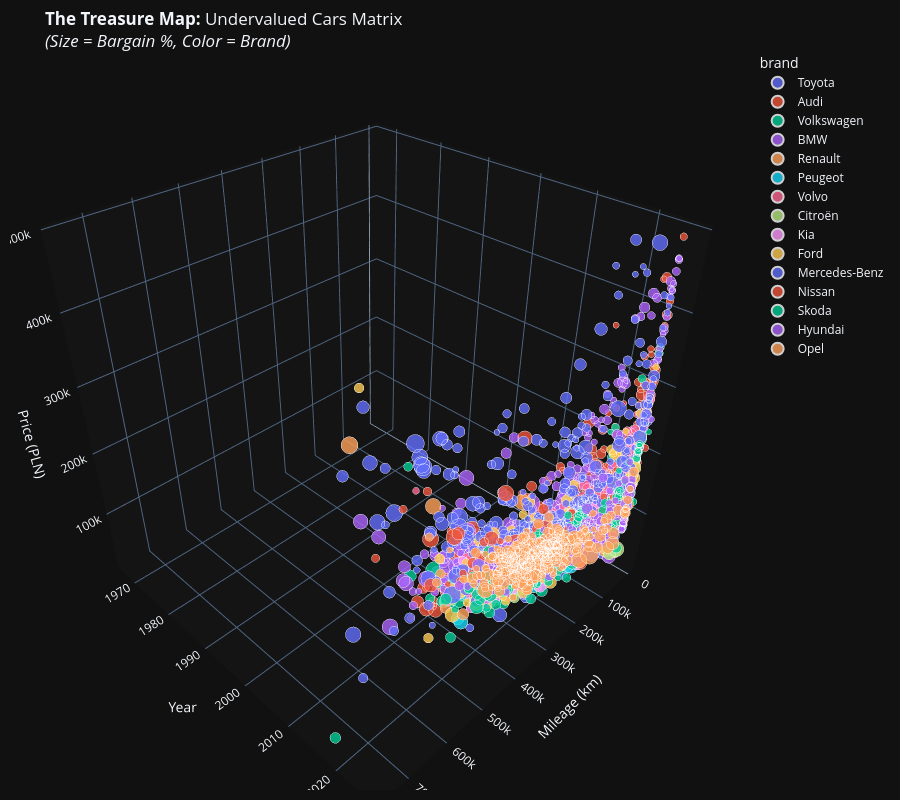

The code cell stored with this chart in its notebook:
### Markdown cell above
7: This module visualizes the "Alpha" (profit potential) found by the model.
It generates a 3D Interactive "Treasure Map" of cars that are significantly undervalued.

Key Logic:
1. Fair Price Calculation: What *should* this car cost according to the AI?
2. Wreck Filtering: We exclude cars with >50% discount because they are likely damaged/salvage titles.
3. Market Focus: We focus on liquid assets (15k - 500k PLN).

### Code cell
import plotly.express as px
import pandas as pd
import numpy as np
import sys

# ==========================================
# 1. DEPENDENCY CHECK
# ==========================================
if 'X_holdout' not in locals():
    sys.exit("⛔ Data not found! Please run Cell 3 first.")

print("🌟 Generating Treasure Map (Filtering for Positive Deals only)...")

# ==========================================
# 2. DATA PREPARATION
# ==========================================
# Create a dedicated dataframe for analysis (don't touch original data)
deals_df = X_holdout.copy()
deals_df['Actual_Price'] = y_holdout

# Intelligent Model Selection: Use Ensemble if available, otherwise AutoGluon, otherwise XGBoost
if 'final_ensemble_preds' in locals():
    print("   🔹 Using Ensemble Predictions")
    deals_df['Fair_Price'] = final_ensemble_preds
elif 'ag_predictor' in locals():
    print("   🔹 Using AutoGluon Predictions")
    deals_df['Fair_Price'] = ag_predictor.predict(X_holdout)
elif 'xgb_model' in locals():
    print("   🔹 Using XGBoost Predictions")
    deals_df['Fair_Price'] = xgb_model.predict(X_holdout)
else:
    sys.exit("⛔ No trained model found.")

# ==========================================
# 3. DEAL METRICS CALCULATION
# ==========================================
# "Deal Score": Positive value means the car is listed BELOW its fair value.
# Formula: Fair Price - Actual Price
deals_df['Deal_Score_PLN'] = deals_df['Fair_Price'] - deals_df['Actual_Price']

# "Bargain Percentage": Relative discount size.
# Formula: Deal Score / Fair Price
deals_df['Bargain_Pct'] = (deals_df['Deal_Score_PLN'] / deals_df['Fair_Price']) * 100

# ==========================================
# 4. THE "SMART FILTER" (Crucial Step)
# ==========================================
# We apply strict business logic to remove noise and errors.

plot_data = deals_df[
    (deals_df['Deal_Score_PLN'] > 0) &           # Rule 1: Must be cheaper than predicted
    (deals_df['Bargain_Pct'] > 5) &              # Rule 2: Minimum 5% discount to be interesting
    (deals_df['Bargain_Pct'] < 50) &             # Rule 3: The "Wreck Filter". Discounts >50% are usually damaged cars.
    (deals_df['Actual_Price'] > 15000) &         # Rule 4: Exclude "beaters" (<15k PLN)
    (deals_df['Actual_Price'] < 500000)          # Rule 5: Exclude supercars (outliers)
].copy()

# Visual Optimization: Keep only Top 15 brands to prevent color chaos in the chart
top_brands = plot_data['brand'].value_counts().nlargest(15).index
plot_data = plot_data[plot_data['brand'].isin(top_brands)]

# Browser Optimization: Limit points to 4000 to prevent browser lag
if len(plot_data) > 4000:
    print(f"   ⚡ Sampling 4,000 deals (out of {len(plot_data)}) for smooth visualization...")
    plot_data = plot_data.sample(4000, random_state=42)

print(f"   🔍 Found {len(plot_data)} potential 'Buy' candidates.")

# ==========================================
# 5. 3D INTERACTIVE VISUALIZATION
# ==========================================
# X = Usage (Mileage), Y = Age (Year), Z = Cost (Price)
# Size = The Opportunity (Bigger Dot = Better Deal)

fig = px.scatter_3d(
    plot_data,
    x='mileage',
    y='year',
    z='Actual_Price',
    color='brand',              # Color groups by Brand
    size='Bargain_Pct',         # Size indicates Discount Magnitude
    hover_name='brand',
    hover_data={
        'brand': False,
        'model': True,
        'Actual_Price': ':,.0f',
        'Fair_Price': ':,.0f',
        'Deal_Score_PLN': ':,.0f',
        'Bargain_Pct': ':.1f',  # Format: 12.5%
        'mileage': ':,.0f',
        'year': True
    },
    title='<b>The Treasure Map:</b> Undervalued Cars Matrix<br><i>(Size = Bargain %, Color = Brand)</i>',
    opacity=0.8,
    height=800,
    size_max=30,                # Max pixel size for the best deals
    template='plotly_dark'      # Dark mode for professional look
)

# Refine 3D Scene Layout
fig.update_layout(
    scene=dict(
        xaxis_title='Mileage (km)',
        yaxis_title='Year',
        zaxis_title='Price (PLN)',
        # Subtle dark grey background for 3D box
        xaxis=dict(backgroundcolor="rgb(20, 20, 20)"),
        yaxis=dict(backgroundcolor="rgb(20, 20, 20)"),
        zaxis=dict(backgroundcolor="rgb(20, 20, 20)"),
    ),
    margin=dict(r=10, l=10, b=10, t=50)
)

fig.show()

# ==========================================
# 6. TOP 10 "REAL WORLD" DEALS
# ==========================================
print("\n🏆 TOP 10 HIGH-CONFIDENCE DEALS:")
print("   (Filtered for Year > 2015 to focus on modern, liquid inventory)")

# Logic: Sort by Bargain % but filter for newer cars to ensure liquidity
top_list = plot_data[plot_data['year'] > 2015].sort_values(by='Bargain_Pct', ascending=False).head(10)

# Clean Table Display
display_cols = ['brand', 'model', 'year', 'mileage', 'Actual_Price', 'Fair_Price', 'Deal_Score_PLN', 'Bargain_Pct']

display(top_list[display_cols].style
        .background_gradient(subset=['Bargain_Pct'], cmap='Greens') # Green highlight for best deals
        .format({
            'Actual_Price': '{:,.0f}',
            'Fair_Price': '{:,.0f}',
            'Deal_Score_PLN': '{:+,.0f}', # Adds + sign for positive values
            'Bargain_Pct': '{:.1f}%',
            'mileage': '{:,.0f}'
        }))

### Figure 1 — Plotly figure (JSON) as saved in the notebook; plotly's stock layout.template omitted (floating-point values rounded to 4 significant figures; data arrays with more than 128 entries replaced by an {"elided": "..."} marker saying what was removed)
{"data": [{"customdata": {"elided": "301x5 mixed values"}, "hovertemplate": "<b>%{hovertext}</b><br><br>mileage=%{x:,.0f}<br>year=%{y}<br>Actual_Price=%{z:,.0f}<br>Bargain_Pct=%{customdata[4]:.1f}<br>model=%{customdata[1]}<br>Fair_Price=%{customdata[2]:,.0f}<br>Deal_Score_PLN=%{customdata[3]:,.0f}<extra></extra>", "hovertext": {"elided": "301 str values"}, "legendgroup": "Toyota", "marker": {"color": "#636efa", "opacity": 0.8, "size": {"elided": "301 float values"}, "sizemode": "area", "sizeref": 0.05552, "symbol": "circle"}, "mode": "markers", "name": "Toyota", "scene": "scene", "showlegend": true, "type": "scatter3d", "x": {"elided": "301 float values"}, "y": {"elided": "301 int values"}, "z": {"elided": "301 float values"}}, {"customdata": {"elided": "417x5 mixed values"}, "hovertemplate": "<b>%{hovertext}</b><br><br>mileage=%{x:,.0f}<br>year=%{y}<br>Actual_Price=%{z:,.0f}<br>Bargain_Pct=%{customdata[4]:.1f}<br>model=%{customdata[1]}<br>Fair_Price=%{customdata[2]:,.0f}<br>Deal_Score_PLN=%{customdata[3]:,.0f}<extra></extra>", "hovertext": {"elided": "417 str values"}, "legendgroup": "Audi", "marker": {"color": "#EF553B", "opacity": 0.8, "size": {"elided": "417 float values"}, "sizemode": "area", "sizeref": 0.05552, "symbol": "circle"}, "mode": "markers", "name": "Audi", "scene": "scene", "showlegend": true, "type": "scatter3d", "x": {"elided": "417 float values"}, "y": {"elided": "417 int values"}, "z": {"elided": "417 float values"}}, {"customdata": {"elided": "400x5 mixed values"}, "hovertemplate": "<b>%{hovertext}</b><br><br>mileage=%{x:,.0f}<br>year=%{y}<br>Actual_Price=%{z:,.0f}<br>Bargain_Pct=%{customdata[4]:.1f}<br>model=%{customdata[1]}<br>Fair_Price=%{customdata[2]:,.0f}<br>Deal_Score_PLN=%{customdata[3]:,.0f}<extra></extra>", "hovertext": {"elided": "400 str values"}, "legendgroup": "Volkswagen", "marker": {"color": "#00cc96", "opacity": 0.8, "size": {"elided": "400 float values"}, "sizemode": "area", "sizeref": 0.05552, "symbol": "circle"}, "mode": "markers", "name": "Volkswagen", "scene": "scene", "showlegend": true, "type": "scatter3d", "x": {"elided": "400 float values"}, "y": {"elided": "400 int values"}, "z": {"elided": "400 float values"}}, {"customdata": {"elided": "463x5 mixed values"}, "hovertemplate": "<b>%{hovertext}</b><br><br>mileage=%{x:,.0f}<br>year=%{y}<br>Actual_Price=%{z:,.0f}<br>Bargain_Pct=%{customdata[4]:.1f}<br>model=%{customdata[1]}<br>Fair_Price=%{customdata[2]:,.0f}<br>Deal_Score_PLN=%{customdata[3]:,.0f}<extra></extra>", "hovertext": {"elided": "463 str values"}, "legendgroup": "BMW", "marker": {"color": "#ab63fa", "opacity": 0.8, "size": {"elided": "463 float values"}, "sizemode": "area", "sizeref": 0.05552, "symbol": "circle"}, "mode": "markers", "name": "BMW", "scene": "scene", "showlegend": true, "type": "scatter3d", "x": {"elided": "463 float values"}, "y": {"elided": "463 int values"}, "z": {"elided": "463 float values"}}, {"customdata": {"elided": "187x5 mixed values"}, "hovertemplate": "<b>%{hovertext}</b><br><br>mileage=%{x:,.0f}<br>year=%{y}<br>Actual_Price=%{z:,.0f}<br>Bargain_Pct=%{customdata[4]:.1f}<br>model=%{customdata[1]}<br>Fair_Price=%{customdata[2]:,.0f}<br>Deal_Score_PLN=%{customdata[3]:,.0f}<extra></extra>", "hovertext": {"elided": "187 str values"}, "legendgroup": "Renault", "marker": {"color": "#FFA15A", "opacity": 0.8, "size": {"elided": "187 float values"}, "sizemode": "area", "sizeref": 0.05552, "symbol": "circle"}, "mode": "markers", "name": "Renault", "scene": "scene", "showlegend": true, "type": "scatter3d", "x": {"elided": "187 float values"}, "y": {"elided": "187 int values"}, "z": {"elided": "187 float values"}}, {"customdata": {"elided": "183x5 mixed values"}, "hovertemplate": "<b>%{hovertext}</b><br><br>mileage=%{x:,.0f}<br>year=%{y}<br>Actual_Price=%{z:,.0f}<br>Bargain_Pct=%{customdata[4]:.1f}<br>model=%{customdata[1]}<br>Fair_Price=%{customdata[2]:,.0f}<br>Deal_Score_PLN=%{customdata[3]:,.0f}<extra></extra>", "hovertext": {"elided": "183 str values"}, "legendgroup": "Peugeot", "marker": {"color": "#19d3f3", "opacity": 0.8, "size": {"elided": "183 float values"}, "sizemode": "area", "sizeref": 0.05552, "symbol": "circle"}, "mode": "markers", "name": "Peugeot", "scene": "scene", "showlegend": true, "type": "scatter3d", "x": {"elided": "183 float values"}, "y": {"elided": "183 int values"}, "z": {"elided": "183 float values"}}, {"customdata": {"elided": "193x5 mixed values"}, "hovertemplate": "<b>%{hovertext}</b><br><br>mileage=%{x:,.0f}<br>year=%{y}<br>Actual_Price=%{z:,.0f}<br>Bargain_Pct=%{customdata[4]:.1f}<br>model=%{customdata[1]}<br>Fair_Price=%{customdata[2]:,.0f}<br>Deal_Score_PLN=%{customdata[3]:,.0f}<extra></extra>", "hovertext": {"elided": "193 str values"}, "legendgroup": "Volvo", "marker": {"color": "#FF6692", "opacity": 0.8, "size": {"elided": "193 float values"}, "sizemode": "area", "sizeref": 0.05552, "symbol": "circle"}, "mode": "markers", "name": "Volvo", "scene": "scene", "showlegend": true, "type": "scatter3d", "x": {"elided": "193 float values"}, "y": {"elided": "193 int values"}, "z": {"elided": "193 float values"}}, {"customdata": {"elided": "110x5 mixed values"}, "hovertemplate": "<b>%{hovertext}</b><br><br>mileage=%{x:,.0f}<br>year=%{y}<br>Actual_Price=%{z:,.0f}<br>Bargain_Pct=%{customdata[4]:.1f}<br>model=%{customdata[1]}<br>Fair_Price=%{customdata[2]:,.0f}<br>Deal_Score_PLN=%{customdata[3]:,.0f}<extra></extra>", "hovertext": ["Citroën", "Citroën", "Citroën", "Citroën", "Citroën", "Citroën", "Citroën", "Citroën", "Citroën", "Citroën", "Citroën", "Citroën", "Citroën", "Citroën", "Citroën", "Citroën", "Citroën", "Citroën", "Citroën", "Citroën", "Citroën", "Citroën", "Citroën", "Citroën", "Citroën", "Citroën", "Citroën", "Citroën", "Citroën", "Citroën", "Citroën", "Citroën", "Citroën", "Citroën", "Citroën", "Citroën", "Citroën", "Citroën", "Citroën", "Citroën", "Citroën", "Citroën", "Citroën", "Citroën", "Citroën", "Citroën", "Citroën", "Citroën", "Citroën", "Citroën", "Citroën", "Citroën", "Citroën", "Citroën", "Citroën", "Citroën", "Citroën", "Citroën", "Citroën", "Citroën", "Citroën", "Citroën", "Citroën", "Citroën", "Citroën", "Citroën", "Citroën", "Citroën", "Citroën", "Citroën", "Citroën", "Citroën", "Citroën", "Citroën", "Citroën", "Citroën", "Citroën", "Citroën", "Citroën", "Citroën", "Citroën", "Citroën", "Citroën", "Citroën", "Citroën", "Citroën", "Citroën", "Citroën", "Citroën", "Citroën", "Citroën", "Citroën", "Citroën", "Citroën", "Citroën", "Citroën", "Citroën", "Citroën", "Citroën", "Citroën", "Citroën", "Citroën", "Citroën", "Citroën", "Citroën", "Citroën", "Citroën", "Citroën", "Citroën", "Citroën"], "legendgroup": "Citroën", "marker": {"color": "#B6E880", "opacity": 0.8, "size": [11.05, 11.76, 21.82, 8.549, 10.43, 22.77, 13.94, 9.24, 8.935, 6.296, 5.413, 9.982, 6.806, 21.78, 8.499, 35.45, 5.982, 5.367, 8.953, 14.76, 13.48, 31.44, 8.249, 23.43, 6.918, 5.806, 5.539, 13.89, 9.022, 13.27, 5.68, 18.45, 23.67, 7.36, 8.918, 6.844, 9.274, 18.82, 6.374, 6.574, 10.41, 18.95, 20.85, 8.114, 27.85, 8.474, 9.664, 12.56, 10.66, 16.03, 9.556, 33.16, 9.893, 13.53, 10.79, 6.207, 7.584, 14.48, 8.591, 12.21, 18.17, 9.67, 20.08, 45.53, 16.95, 11.93, 10.36, 21.22, 21.44, 21.13, 7.472, 12.35, 13.96, 6.395, 7.272, 15.4, 17.38, 18.02, 6.453, 8.322, 10.59, 8.454, 26.53, 13.34, 15.0, 18.87, 5.468, 6.448, 9.902, 7.833, 15.32, 6.405, 7.799, 7.358, 13.34, 6.943, 5.456, 15.52, 8.59, 23.58, 8.187, 9.568, 10.42, 16.47, 6.733, 14.81, 14.95, 9.398, 11.07, 16.74], "sizemode": "area", "sizeref": 0.05552, "symbol": "circle"}, "mode": "markers", "name": "Citroën", "scene": "scene", "showlegend": true, "type": "scatter3d", "x": [162000.0, 500.0, 266100.0, 91640.0, 182000.0, 80000.0, 261000.0, 168000.0, 111000.0, 226100.0, 354000.0, 92480.0, 185000.0, 234000.0, 37340.0, 6505.0, 30640.0, 230000.0, 72200.0, 94770.0, 69000.0, 230500.0, 181600.0, 1.0, 102000.0, 184600.0, 27990.0, 97620.0, 151300.0, 104600.0, 193000.0, 130000.0, 120000.0, 109700.0, 13800.0, 35670.0, 79270.0, 9000.0, 181000.0, 102300.0, 162600.0, 41000.0, 20000.0, 110000.0, 49000.0, 87000.0, 26100.0, 42630.0, 224000.0, 12000.0, 2.0, 61210.0, 190000.0, 224000.0, 103700.0, 62300.0, 140000.0, 261500.0, 286300.0, 40830.0, 87900.0, 120000.0, 150000.0, 200000.0, 25000.0, 65000.0, 114500.0, 151000.0, 125100.0, 29300.0, 33200.0, 220000.0, 75000.0, 90500.0, 116700.0, 283000.0, 120000.0, 20850.0, 258200.0, 161000.0, 159000.0, 122000.0, 44100.0, 205100.0, 155100.0, 174000.0, 158000.0, 26270.0, 181500.0, 224000.0, 266000.0, 254000.0, 160000.0, 2.0, 173000.0, 132600.0, 3.0, 72720.0, 220000.0, 8177.0, 93460.0, 5.0, 20000.0, 161000.0, 138500.0, 106100.0, 214000.0, 253200.0, 153000.0, 198000.0], "y": [2013, 2023, 2013, 2018, 2018, 2014, 2011, 2016, 2015, 2013, 2012, 2013, 2020, 2014, 2023, 2025, 2024, 2014, 2022, 2019, 2020, 2017, 2014, 2025, 2022, 2014, 2019, 2016, 2017, 2020, 2015, 2018, 2018, 2020, 2024, 2022, 2018, 2023, 2018, 2018, 2012, 2013, 2024, 2018, 2020, 2014, 2023, 2023, 2016, 2021, 2025, 2018, 2013, 2016, 2020, 2020, 2013, 2021, 2013, 2019, 2011, 2018, 2017, 2013, 2021, 2019, 2017, 2015, 2016, 2022, 2022, 2012, 2014, 2021, 2018, 2020, 2018, 2020, 2015, 2017, 2012, 2015, 2018, 2017, 2018, 2012, 2012, 2023, 2016, 2018, 2015, 2015, 2020, 2025, 2016, 2018, 2025, 2019, 2021, 2024, 2016, 2025, 2022, 2017, 2021, 2015, 2015, 2013, 2018, 2019], "z": [18400.0, 48900.0, 28500.0, 30900.0, 69900.0, 20000.0, 15500.0, 34950.0, 25800.0, 29800.0, 16000.0, 24900.0, 55350.0, 18900.0, 67900.0, 35000.0, 65900.0, 24900.0, 79900.0, 39900.0, 35900.0, 21900.0, 24000.0, 149300.0, 75800.0, 31500.0, 59900.0, 22900.0, 35900.0, 30900.0, 18900.0, 28900.0, 24900.0, 69900.0, 113000.0, 76900.0, 39000.0, 74900.0, 51900.0, 17900.0, 17500.0, 18000.0, 49900.0, 39900.0, 29500.0, 18500.0, 63800.0, 69900.0, 36670.0, 58000.0, 77000.0, 25900.0, 18900.0, 29900.0, 27700.0, 67900.0, 19900.0, 52900.0, 18900.0, 44900.0, 18400.0, 17900.0, 19900.0, 22000.0, 43000.0, 27900.0, 25900.0, 24800.0, 22900.0, 35900.0, 64900.0, 16900.0, 25900.0, 73700.0, 94000.0, 39900.0, 36900.0, 28900.0, 28900.0, 29900.0, 17800.0, 39900.0, 27900.0, 37900.0, 24900.0, 16500.0, 15900.0, 79000.0, 52000.0, 32000.0, 24900.0, 27900.0, 37900.0, 93500.0, 34400.0, 33900.0, 125000.0, 26500.0, 34900.0, 21900.0, 27490.0, 100500.0, 59900.0, 39900.0, 60000.0, 18000.0, 25900.0, 28500.0, 20900.0, 35900.0]}, {"customdata": {"elided": "182x5 mixed values"}, "hovertemplate": "<b>%{hovertext}</b><br><br>mileage=%{x:,.0f}<br>year=%{y}<br>Actual_Price=%{z:,.0f}<br>Bargain_Pct=%{customdata[4]:.1f}<br>model=%{customdata[1]}<br>Fair_Price=%{customdata[2]:,.0f}<br>Deal_Score_PLN=%{customdata[3]:,.0f}<extra></extra>", "hovertext": {"elided": "182 str values"}, "legendgroup": "Kia", "marker": {"color": "#FF97FF", "opacity": 0.8, "size": {"elided": "182 float values"}, "sizemode": "area", "sizeref": 0.05552, "symbol": "circle"}, "mode": "markers", "name": "Kia", "scene": "scene", "showlegend": true, "type": "scatter3d", "x": {"elided": "182 float values"}, "y": {"elided": "182 int values"}, "z": {"elided": "182 float values"}}, {"customdata": {"elided": "376x5 mixed values"}, "hovertemplate": "<b>%{hovertext}</b><br><br>mileage=%{x:,.0f}<br>year=%{y}<br>Actual_Price=%{z:,.0f}<br>Bargain_Pct=%{customdata[4]:.1f}<br>model=%{customdata[1]}<br>Fair_Price=%{customdata[2]:,.0f}<br>Deal_Score_PLN=%{customdata[3]:,.0f}<extra></extra>", "hovertext": {"elided": "376 str values"}, "legendgroup": "Ford", "marker": {"color": "#FECB52", "opacity": 0.8, "size": {"elided": "376 float values"}, "sizemode": "area", "sizeref": 0.05552, "symbol": "circle"}, "mode": "markers", "name": "Ford", "scene": "scene", "showlegend": true, "type": "scatter3d", "x": {"elided": "376 float values"}, "y": {"elided": "376 int values"}, "z": {"elided": "376 float values"}}, {"customdata": {"elided": "376x5 mixed values"}, "hovertemplate": "<b>%{hovertext}</b><br><br>mileage=%{x:,.0f}<br>year=%{y}<br>Actual_Price=%{z:,.0f}<br>Bargain_Pct=%{customdata[4]:.1f}<br>model=%{customdata[1]}<br>Fair_Price=%{customdata[2]:,.0f}<br>Deal_Score_PLN=%{customdata[3]:,.0f}<extra></extra>", "hovertext": {"elided": "376 str values"}, "legendgroup": "Mercedes-Benz", "marker": {"color": "#636efa", "opacity": 0.8, "size": {"elided": "376 float values"}, "sizemode": "area", "sizeref": 0.05552, "symbol": "circle"}, "mode": "markers", "name": "Mercedes-Benz", "scene": "scene", "showlegend": true, "type": "scatter3d", "x": {"elided": "376 float values"}, "y": {"elided": "376 int values"}, "z": {"elided": "376 float values"}}, {"customdata": {"elided": "122x5 mixed values"}, "hovertemplate": "<b>%{hovertext}</b><br><br>mileage=%{x:,.0f}<br>year=%{y}<br>Actual_Price=%{z:,.0f}<br>Bargain_Pct=%{customdata[4]:.1f}<br>model=%{customdata[1]}<br>Fair_Price=%{customdata[2]:,.0f}<br>Deal_Score_PLN=%{customdata[3]:,.0f}<extra></extra>", "hovertext": ["Nissan", "Nissan", "Nissan", "Nissan", "Nissan", "Nissan", "Nissan", "Nissan", "Nissan", "Nissan", "Nissan", "Nissan", "Nissan", "Nissan", "Nissan", "Nissan", "Nissan", "Nissan", "Nissan", "Nissan", "Nissan", "Nissan", "Nissan", "Nissan", "Nissan", "Nissan", "Nissan", "Nissan", "Nissan", "Nissan", "Nissan", "Nissan", "Nissan", "Nissan", "Nissan", "Nissan", "Nissan", "Nissan", "Nissan", "Nissan", "Nissan", "Nissan", "Nissan", "Nissan", "Nissan", "Nissan", "Nissan", "Nissan", "Nissan", "Nissan", "Nissan", "Nissan", "Nissan", "Nissan", "Nissan", "Nissan", "Nissan", "Nissan", "Nissan", "Nissan", "Nissan", "Nissan", "Nissan", "Nissan", "Nissan", "Nissan", "Nissan", "Nissan", "Nissan", "Nissan", "Nissan", "Nissan", "Nissan", "Nissan", "Nissan", "Nissan", "Nissan", "Nissan", "Nissan", "Nissan", "Nissan", "Nissan", "Nissan", "Nissan", "Nissan", "Nissan", "Nissan", "Nissan", "Nissan", "Nissan", "Nissan", "Nissan", "Nissan", "Nissan", "Nissan", "Nissan", "Nissan", "Nissan", "Nissan", "Nissan", "Nissan", "Nissan", "Nissan", "Nissan", "Nissan", "Nissan", "Nissan", "Nissan", "Nissan", "Nissan", "Nissan", "Nissan", "Nissan", "Nissan", "Nissan", "Nissan", "Nissan", "Nissan", "Nissan", "Nissan", "Nissan", "Nissan"], "legendgroup": "Nissan", "marker": {"color": "#EF553B", "opacity": 0.8, "size": [18.01, 11.87, 32.41, 39.9, 7.212, 10.13, 6.211, 10.16, 12.07, 37.98, 18.54, 9.818, 30.63, 6.626, 10.28, 10.23, 8.605, 10.24, 7.24, 6.495, 8.582, 12.79, 5.953, 12.6, 6.322, 9.125, 6.905, 5.116, 16.04, 8.977, 6.172, 10.09, 7.326, 25.53, 6.545, 6.235, 21.1, 5.657, 11.55, 16.73, 32.11, 9.172, 6.891, 20.56, 8.543, 5.111, 8.541, 15.33, 12.57, 5.823, 7.424, 7.407, 18.27, 6.84, 11.46, 5.192, 12.45, 7.028, 11.03, 5.778, 7.3, 27.22, 6.502, 9.749, 9.24, 6.932, 10.22, 9.523, 11.37, 26.78, 6.656, 10.55, 28.67, 10.14, 21.98, 6.568, 10.64, 7.164, 33.94, 8.97, 6.9, 22.12, 6.687, 18.79, 21.57, 19.37, 5.135, 5.402, 11.96, 29.59, 6.36, 6.297, 14.3, 6.92, 8.931, 7.733, 5.762, 7.073, 5.51, 10.24, 12.39, 10.49, 16.69, 29.25, 17.36, 11.61, 10.09, 10.63, 29.01, 5.381, 8.147, 14.63, 17.86, 9.45, 8.808, 10.08, 5.137, 8.278, 22.5, 7.387, 5.368, 14.41], "sizemode": "area", "sizeref": 0.05552, "symbol": "circle"}, "mode": "markers", "name": "Nissan", "scene": "scene", "showlegend": true, "type": "scatter3d", "x": [168500.0, 123100.0, 9000.0, 233000.0, 156000.0, 234100.0, 18100.0, 86000.0, 3000.0, 35000.0, 146000.0, 215600.0, 178000.0, 18000.0, 123000.0, 190000.0, 187000.0, 10.0, 149000.0, 266000.0, 43000.0, 140000.0, 324500.0, 73460.0, 180000.0, 274900.0, 142000.0, 206500.0, 183000.0, 62830.0, 180000.0, 114900.0, 29000.0, 186000.0, 12600.0, 216000.0, 81500.0, 74000.0, 85000.0, 212000.0, 6300.0, 7556.0, 122500.0, 190000.0, 41000.0, 69000.0, 229000.0, 136000.0, 199000.0, 58000.0, 62370.0, 199000.0, 273200.0, 144000.0, 249000.0, 118900.0, 174000.0, 52000.0, 122000.0, 13180.0, 214000.0, 350000.0, 142000.0, 98000.0, 110000.0, 190000.0, 400000.0, 66000.0, 134000.0, 81000.0, 50820.0, 149000.0, 126000.0, 5.0, 55050.0, 227400.0, 107100.0, 88060.0, 75000.0, 13300.0, 263700.0, 76570.0, 10440.0, 260000.0, 80000.0, 217000.0, 150000.0, 44630.0, 106000.0, 215000.0, 233000.0, 46000.0, 163300.0, 179000.0, 299000.0, 1.0, 46000.0, 198000.0, 174000.0, 112000.0, 113000.0, 96560.0, 72000.0, 146500.0, 145000.0, 254000.0, 201000.0, 144000.0, 74930.0, 169000.0, 32000.0, 170000.0, 215000.0, 13520.0, 50000.0, 215000.0, 99000.0, 9822.0, 177000.0, 230000.0, 162000.0, 69050.0], "y": [2017, 2012, 2023, 2004, 2014, 1992, 2023, 2017, 2025, 2003, 2012, 2017, 2014, 2023, 2015, 2012, 2014, 2025, 2009, 2012, 2021, 2017, 2009, 2014, 2015, 2009, 2017, 2007, 2010, 2022, 2009, 2017, 2022, 2002, 2023, 2011, 2016, 2017, 2019, 2012, 2021, 2024, 2018, 2009, 2019, 2019, 2011, 2016, 2009, 2021, 2018, 2010, 2011, 2016, 2011, 2012, 2007, 2017, 2012, 2025, 2012, 2007, 2014, 2015, 2015, 2011, 1998, 2018, 2014, 2013, 2020, 2018, 2011, 2025, 2019, 2013, 2016, 2020, 2018, 2023, 2020, 2019, 2025, 2010, 2022, 2011, 2017, 2019, 2020, 2012, 2012, 2021, 2015, 2012, 2010, 2024, 2021, 2012, 2015, 2012, 2015, 2015, 2013, 2007, 2015, 2013, 2012, 2017, 2017, 2011, 2022, 2012, 2009, 2023, 2018, 2009, 2014, 2024, 2017, 2013, 2017, 2017], "z": [37500.0, 29900.0, 57900.0, 40000.0, 37500.0, 31000.0, 121900.0, 43900.0, 127900.0, 39800.0, 15900.0, 43900.0, 18000.0, 111800.0, 35780.0, 24900.0, 44900.0, 118900.0, 23800.0, 25000.0, 76000.0, 40000.0, 18900.0, 49900.0, 36000.0, 16900.0, 59800.0, 17800.0, 25000.0, 92850.0, 23900.0, 41900.0, 98600.0, 16900.0, 112900.0, 26900.0, 44900.0, 51900.0, 100000.0, 26900.0, 32700.0, 104900.0, 48900.0, 18780.0, 32000.0, 65900.0, 17990.0, 22900.0, 19900.0, 42000.0, 89000.0, 24900.0, 24900.0, 65000.0, 22000.0, 33900.0, 21900.0, 26900.0, 32900.0, 111900.0, 29900.0, 16900.0, 38900.0, 40900.0, 31900.0, 26800.0, 37990.0, 59000.0, 21900.0, 39900.0, 69000.0, 35000.0, 24900.0, 131700.0, 27800.0, 25900.0, 39000.0, 71900.0, 15900.0, 89800.0, 50900.0, 42900.0, 111900.0, 35000.0, 23500.0, 22000.0, 51900.0, 68900.0, 55000.0, 20900.0, 26900.0, 44000.0, 42500.0, 32220.0, 19300.0, 88900.0, 93500.0, 27000.0, 39900.0, 31900.0, 37500.0, 20000.0, 73000.0, 17900.0, 20900.0, 22700.0, 24900.0, 42800.0, 26400.0, 26900.0, 122900.0, 22900.0, 19500.0, 79900.0, 71900.0, 20500.0, 37700.0, 87900.0, 62000.0, 27900.0, 57900.0, 30000.0]}, {"customdata": {"elided": "216x5 mixed values"}, "hovertemplate": "<b>%{hovertext}</b><br><br>mileage=%{x:,.0f}<br>year=%{y}<br>Actual_Price=%{z:,.0f}<br>Bargain_Pct=%{customdata[4]:.1f}<br>model=%{customdata[1]}<br>Fair_Price=%{customdata[2]:,.0f}<br>Deal_Score_PLN=%{customdata[3]:,.0f}<extra></extra>", "hovertext": {"elided": "216 str values"}, "legendgroup": "Skoda", "marker": {"color": "#00cc96", "opacity": 0.8, "size": {"elided": "216 float values"}, "sizemode": "area", "sizeref": 0.05552, "symbol": "circle"}, "mode": "markers", "name": "Skoda", "scene": "scene", "showlegend": true, "type": "scatter3d", "x": {"elided": "216 float values"}, "y": {"elided": "216 int values"}, "z": {"elided": "216 float values"}}, {"customdata": {"elided": "182x5 mixed values"}, "hovertemplate": "<b>%{hovertext}</b><br><br>mileage=%{x:,.0f}<br>year=%{y}<br>Actual_Price=%{z:,.0f}<br>Bargain_Pct=%{customdata[4]:.1f}<br>model=%{customdata[1]}<br>Fair_Price=%{customdata[2]:,.0f}<br>Deal_Score_PLN=%{customdata[3]:,.0f}<extra></extra>", "hovertext": {"elided": "182 str values"}, "legendgroup": "Hyundai", "marker": {"color": "#ab63fa", "opacity": 0.8, "size": {"elided": "182 float values"}, "sizemode": "area", "sizeref": 0.05552, "symbol": "circle"}, "mode": "markers", "name": "Hyundai", "scene": "scene", "showlegend": true, "type": "scatter3d", "x": {"elided": "182 float values"}, "y": {"elided": "182 int values"}, "z": {"elided": "182 float values"}}, {"customdata": {"elided": "292x5 mixed values"}, "hovertemplate": "<b>%{hovertext}</b><br><br>mileage=%{x:,.0f}<br>year=%{y}<br>Actual_Price=%{z:,.0f}<br>Bargain_Pct=%{customdata[4]:.1f}<br>model=%{customdata[1]}<br>Fair_Price=%{customdata[2]:,.0f}<br>Deal_Score_PLN=%{customdata[3]:,.0f}<extra></extra>", "hovertext": {"elided": "292 str values"}, "legendgroup": "Opel", "marker": {"color": "#FFA15A", "opacity": 0.8, "size": {"elided": "292 float values"}, "sizemode": "area", "sizeref": 0.05552, "symbol": "circle"}, "mode": "markers", "name": "Opel", "scene": "scene", "showlegend": true, "type": "scatter3d", "x": {"elided": "292 float values"}, "y": {"elided": "292 int values"}, "z": {"elided": "292 float values"}}], "layout": {"height": 800, "legend": {"itemsizing": "constant", "title": {"text": "brand"}, "tracegroupgap": 0}, "margin": {"b": 10, "l": 10, "r": 10, "t": 50}, "scene": {"domain": {"x": [0, 1], "y": [0, 1]}, "xaxis": {"backgroundcolor": "rgb(20, 20, 20)", "title": {"text": "Mileage (km)"}}, "yaxis": {"backgroundcolor": "rgb(20, 20, 20)", "title": {"text": "Year"}}, "zaxis": {"backgroundcolor": "rgb(20, 20, 20)", "title": {"text": "Price (PLN)"}}}, "title": {"text": "<b>The Treasure Map:</b> Undervalued Cars Matrix<br><i>(Size = Bargain %, Color = Brand)</i>"}}}
